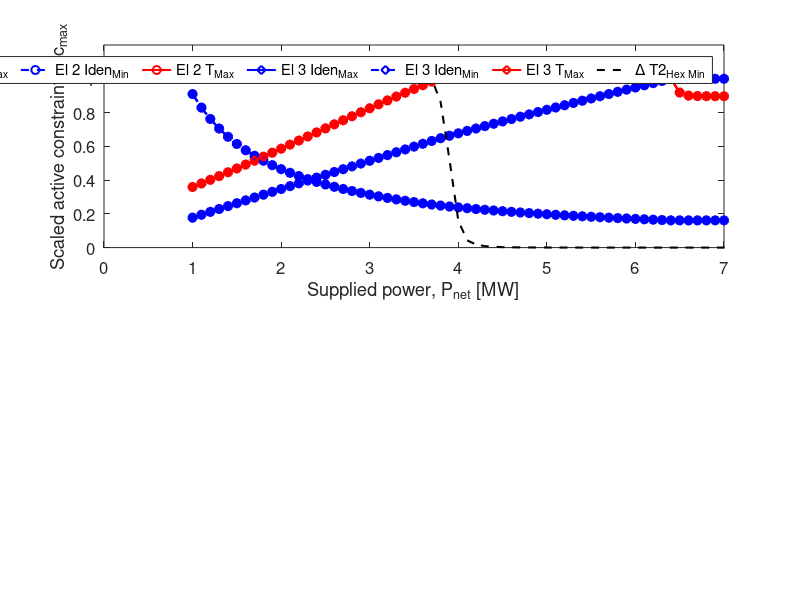

Write the MATLAB code that produced this figure. (Note: this script raises an error after producing the figure.)
clc
clear
close all

load Data_CoupledElectrolyzerState2
load Data_CoupledElectrolyzerState1
load Data_DecoupledElectrolyzers_State1
load Data_DecoupledElectrolyzers_State2

par.N = 3;

%active region graph for Flowsheet 1 State 1
set(0, 'DefaultAxesFontSize', 12,  'DefaultLineLineWidth', 1.5)
fig1 = figure('NumberTitle', 'off', 'Name', 'Active region map, Flowsheet 1, State 1');
hold on
subplot(2,1,1)
linS = {'*','o','d'};
for i=1:par.N
    txt = ['El ',num2str(i)];
    plot(row_C_S1(:,1),ac_C_S1(:,i),strcat('-',linS{i},'b'),'DisplayName',strcat(txt,' Iden_M_a_x'))
    hold on
    plot(row_C_S1(:,1),ac_C_S1(:,par.N+i),strcat('--',linS{i},'b'),'DisplayName',strcat(txt,' Iden_M_i_n'))
    hold on
    plot(row_C_S1(:,1),ac_C_S1(:,2*par.N+i),strcat('-',linS{i},'r'),'DisplayName',strcat(txt,' T_M_a_x'))
end
hold on
plot(row_C_S1(:,1),ac_C_S1(:,5*par.N+2),strcat('--','k'),'DisplayName',' \Delta T2_H_e_x_ _M_i_n')
ylim([0 1.2])
xlim([0,7])
legend show
legend('Orientation','horizontal')
xlabel('Supplied power, P_n_e_t [MW]')
ylabel('Scaled active constraint, c/c_m_a_x')
xline(1,'-k','LineWidth',1.2,'DisplayName','P_n_e_t_ _M_i_n');

subplot(2,1,2)
linS = {'*','o','d'};
for i=1:par.N
    txt = ['El ',num2str(i)];
    plot(row_C_S1(:,1),ac_C_S1(:,6*par.N+2+i),strcat('--',linS{i},'m'),'DisplayName',strcat(txt,' qlye_M_i_n'))
    hold on
end
ylim([0 1.2])
xlim([0,7])
legend show
legend('Orientation','horizontal')
xlabel('Supplied power, P_n_e_t [MW]')
ylabel('Scaled active constraint, c/c_m_a_x')
xline(1,'-k','LineWidth',1.2,'DisplayName','P_n_e_t_ _M_i_n');
saveas(fig1,'AC_F1S1','epsc');

%active region graph for Flowsheet 1 State 2
set(0, 'DefaultAxesFontSize', 12,  'DefaultLineLineWidth', 1.5)
fig2 = figure('NumberTitle', 'off', 'Name', 'Active region map, Flowsheet 1, State 2');
hold on
subplot(2,1,1)
linS = {'*','o','d'};
for i=1:par.N
    txt = ['El ',num2str(i)];
    plot(row_C_S2(:,1),ac_C_S2(:,i),strcat('-',linS{i},'b'),'DisplayName',strcat(txt,' Iden_M_a_x'))
    hold on
    plot(row_C_S2(:,1),ac_C_S2(:,par.N+i),strcat('--',linS{i},'b'),'DisplayName',strcat(txt,' Iden_M_i_n'))
    hold on
    plot(row_C_S2(:,1),ac_C_S2(:,2*par.N+i),strcat('-',linS{i},'r'),'DisplayName',strcat(txt,' T_M_a_x'))
    hold on
end
hold on
plot(row_C_S2(:,1),ac_C_S2(:,5*par.N+2),strcat('--','k'),'DisplayName',' \Delta T2_H_e_x_ _M_i_n')
ylim([0 1.2])
xlim([0,7])
legend show
legend('Orientation','horizontal')
xlabel('Supplied power, P_n_e_t [MW]')
ylabel('Scaled active constraint, c/c_m_a_x')
xline(1.2,'-k','LineWidth',1.2,'DisplayName','P_n_e_t_ _M_i_n');
subplot(2,1,2)
linS = {'*','o','d'};
for i=1:par.N
    txt = ['El ',num2str(i)];
    plot(row_C_S2(:,1),ac_C_S2(:,5*par.N+2+i),strcat('-',linS{i},'m'),'DisplayName',strcat(txt,' qlye_M_a_x'))
    hold on
    plot(row_C_S2(:,1),ac_C_S2(:,6*par.N+2+i),strcat('--',linS{i},'m'),'DisplayName',strcat(txt,' qlye_M_i_n'))
    hold on
end
plot(row_C_S2(:,1),ac_C_S2(:,7*par.N+3),strcat('-','g'),'DisplayName',' qcw_M_a_x')
ylim([0 1.2])
xlim([0,7])
legend show
legend('Orientation','horizontal')
xlabel('Supplied power, P_n_e_t [MW]')
ylabel('Scaled active constraint, c/c_m_a_x')
xline(1.2,'-k','LineWidth',1.2,'DisplayName','P_n_e_t_ _M_i_n');
saveas(fig2,'AC_F1S2','epsc');

%% active region graph for Flowsheet 2 State 1
set(0, 'DefaultAxesFontSize', 12,  'DefaultLineLineWidth', 1.5)
fig3 = figure('NumberTitle', 'off', 'Name', 'Active region map, Flowsheet 2, State 1');
hold on
subplot(2,1,1)
linS = {'*','o','d'};
% solid line, max constraint, -- line min constraint
for i=1:par.N
    txt = ['El ',num2str(i)];
    plot(row_DC_S1(:,1),ac_DC_S1(:,i),strcat('-',linS{i},'b'),'DisplayName',strcat(txt,' Iden_M_a_x'))
    hold on
    plot(row_DC_S1(:,1),ac_DC_S1(:,par.N+i),strcat('--',linS{i},'b'),'DisplayName',strcat(txt,' Iden_M_i_n'))
    hold on
    plot(row_DC_S1(:,1),ac_DC_S1(:,2*par.N+i),strcat('-',linS{i},'r'),'DisplayName',strcat(txt,' T_M_a_x'))
    hold on
    plot(row_DC_S1(:,1),ac_DC_S1(:,6*par.N+i),strcat('--',linS{i},'k'),'DisplayName',strcat(txt,' \Delta T2_H_e_x_ _M_i_n'))
    hold on
end
ylim([0 1.2])
xlim([0,7])
legend show
legend('Orientation','horizontal')
xlabel('Supplied power, P_n_e_t [MW]')
ylabel('Scaled active constraint, c/c_m_a_x')
xline(1,'-k','LineWidth',1.2,'DisplayName','P_n_e_t_ _M_i_n');

subplot(2,1,2)
linS = {'*','o','d'};
% solid line, max constraint, -- line min constraint
for i=1:par.N
    txt = ['El ',num2str(i)];
    plot(row_DC_S1(:,1),ac_DC_S1(:,8*par.N+i),strcat('--',linS{i},'m'),'DisplayName',strcat(txt,' qlye_M_i_n'))  
    hold on
end
ylim([0 1.2])
xlim([0,7])
legend show
legend('Orientation','horizontal')
xlabel('Supplied power, P_n_e_t [MW]')
ylabel('Scaled active constraint, c/c_m_a_x')
xline(1,'-k','LineWidth',1.2,'DisplayName','P_n_e_t_ _M_i_n');
saveas(fig3,'AC_F2S1','epsc');

%active region graph for Flowsheet 2 State 2
set(0, 'DefaultAxesFontSize', 12,  'DefaultLineLineWidth', 1.5)
fig4 = figure('NumberTitle', 'off', 'Name', 'Active region map, Flowsheet 2, State 2');
hold on
subplot(2,1,1)
linS = {'*','o','d'};
for i=1:par.N
    txt = ['El ',num2str(i)];
    plot(row_DC_S2(:,1),ac_DC_S2(:,i),strcat('-',linS{i},'b'),'DisplayName',strcat(txt,' Iden_M_a_x'))
    hold on
    plot(row_DC_S2(:,1),ac_DC_S2(:,par.N+i),strcat('--',linS{i},'b'),'DisplayName',strcat(txt,' Iden_M_i_n'))
    hold on
    plot(row_DC_S2(:,1),ac_DC_S2(:,2*par.N+i),strcat('-',linS{i},'r'),'DisplayName',strcat(txt,' T_M_a_x'))
    hold on
    plot(row_DC_S2(:,1),ac_DC_S2(:,6*par.N+i),strcat('--',linS{i},'k'),'DisplayName',strcat(txt,' \Delta T2_H_e_x_ _M_i_n'))
    hold on
end
ylim([0 1.2])
xlim([0,7])
legend show
legend('Orientation','horizontal')
xlabel('Supplied power, P_n_e_t [MW]')
ylabel('Scaled active constraint, c/c_m_a_x')
xline(1.1,'-k','LineWidth',1.2,'DisplayName','P_n_e_t_ _M_i_n');

subplot(2,1,2)
linS = {'*','o','d'};
for i=1:par.N
    txt = ['El ',num2str(i)];
    plot(row_DC_S2(:,1),ac_DC_S2(:,7*par.N+i),strcat('-',linS{i},'m'),'DisplayName',strcat(txt,' qlye_M_a_x'))
    hold on
    plot(row_DC_S2(:,1),ac_DC_S2(:,8*par.N+i),strcat('--',linS{i},'m'),'DisplayName',strcat(txt,' qlye_M_i_n'))
    hold on
    plot(row_DC_S2(:,1),ac_DC_S2(:,9*par.N+i),strcat('-',linS{i},'g'),'DisplayName',strcat(txt,' qcw_M_a_x'))
    hold on
end
ylim([0 1.2])
xlim([0,7])
legend show
legend('Orientation','horizontal')
xlabel('Supplied power, P_n_e_t [MW]')
ylabel('Scaled active constraint, c/c_m_a_x')
xline(1.1,'-k','LineWidth',1.2,'DisplayName','P_n_e_t_ _M_i_n');
saveas(fig4,'AC_F2S2','epsc');